Frame 1 (no input): blank canvas, image omitted
Frame 60 (the mouse pressed at the canvas centre just before this capture): blank canvas, image omitted
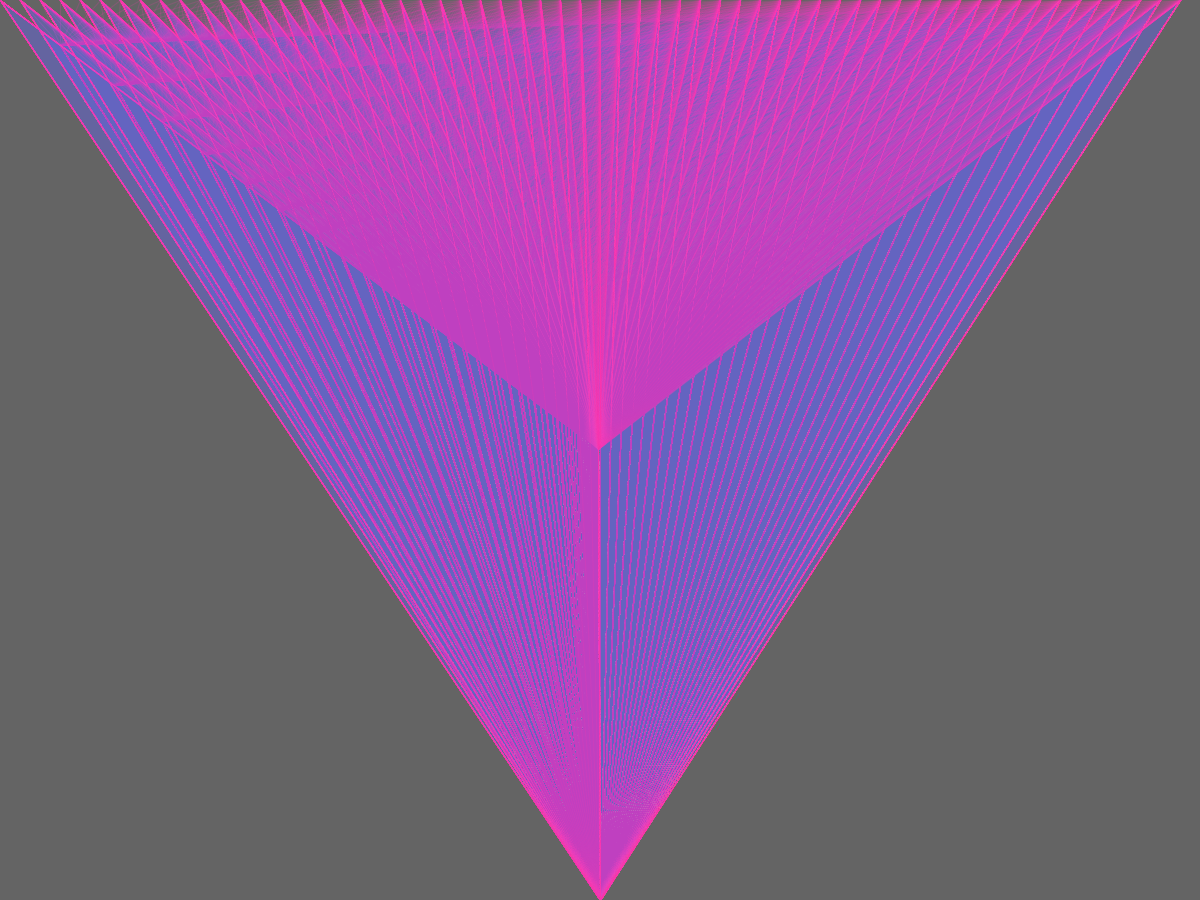
Frame 120 (the mouse held since frame 60 and released just before this capture)

The Processing sketch whose frames 1 and 60 were blank and that drew this single picture after the mouse press (run headless with seeded random() and noise(); from frame 60 on, the mouse is pressed at the canvas centre):

// Processing sketch: sketch_mission3
// ── sketch_mission3.pde
//Triangulated Repetition with Random BG

//colors
//background color
color c1 = color(100, 100, 100);
//geometry stroke color
color c2 = color(250, 50, 175);
//geometry fill color
color c3 = color(180, 75, 225);
//connector stroke color
color c4 = color(255, 0, 0);

//easing
float x;
float y;
float px;
float py;
float easing = 0.1;


//setup - background color
void setup() {
  size (1200, 900);
  background (c1);
}


//four point four triangle drawing
void draw() {

  //easing
  float targetX = mouseX;
  x += (targetX -x)* easing;
  float targetY = mouseY;
  y += (targetY - y)* easing;


  //mouse press state triangle fill
  if (mousePressed== true) {
    fill(c3, 2);
    stroke(c2, 50);
    strokeWeight(1);
    //four corners triangles
    for (int i= 0; i< width; i+= 20){
    triangle(i, 0, x, y, width/2, height);
    }

if (mouseY< height/2){
c1= color (random(0,255),random(0,255),random(0,255));
}

    py = y;
    px = x;
  }
}

int number = 1;

//key commands
void keyPressed() {
  //clear canvas
if (key == ' '){
  background(c1);
}
//save frame
  if(key == 's'){
    println("Saving...");
    String s = "screen" + nf(number,4) +".jpg";
    save(s);
    number++;
    println("Done saving.");
  }
}
